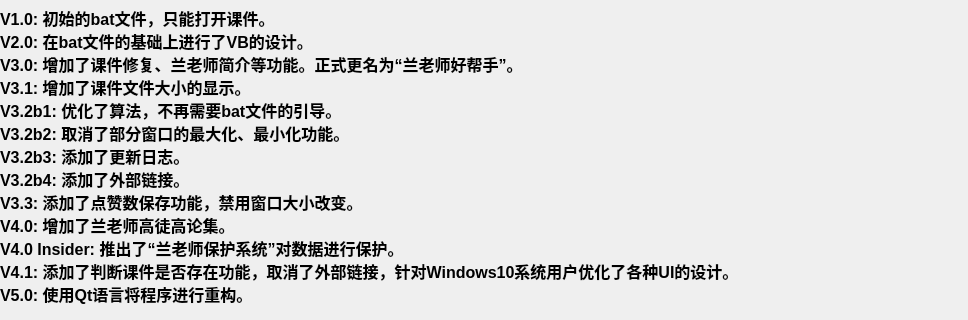
<?xml version="1.0" encoding="UTF-8"?>
<ui version="4.0">
 <class>UpdateLog</class>
 <widget class="QDialog" name="UpdateLog">
  <property name="geometry">
   <rect>
    <x>0</x>
    <y>0</y>
    <width>968</width>
    <height>320</height>
   </rect>
  </property>
  <property name="windowTitle">
   <string>更新日志</string>
  </property>
  <property name="windowIcon">
   <iconset resource="pic.qrc">
    <normaloff>:/new/prefix1/001.ico</normaloff>:/new/prefix1/001.ico</iconset>
  </property>
  <widget class="QLabel" name="label_4">
   <property name="geometry">
    <rect>
     <x>0</x>
     <y>0</y>
     <width>971</width>
     <height>311</height>
    </rect>
   </property>
   <property name="font">
    <font>
     <pointsize>12</pointsize>
     <weight>75</weight>
     <bold>true</bold>
    </font>
   </property>
   <property name="text">
    <string>V1.0: 初始的bat文件，只能打开课件。
V2.0: 在bat文件的基础上进行了VB的设计。
V3.0: 增加了课件修复、兰老师简介等功能。正式更名为“兰老师好帮手”。
V3.1: 增加了课件文件大小的显示。
V3.2b1: 优化了算法，不再需要bat文件的引导。
V3.2b2: 取消了部分窗口的最大化、最小化功能。
V3.2b3: 添加了更新日志。
V3.2b4: 添加了外部链接。
V3.3: 添加了点赞数保存功能，禁用窗口大小改变。
V4.0: 增加了兰老师高徒高论集。
V4.0 Insider: 推出了“兰老师保护系统”对数据进行保护。
V4.1: 添加了判断课件是否存在功能，取消了外部链接，针对Windows10系统用户优化了各种UI的设计。
V5.0: 使用Qt语言将程序进行重构。</string>
   </property>
  </widget>
 </widget>
 <resources>
  <include location="pic.qrc"/>
 </resources>
 <connections/>
</ui>
